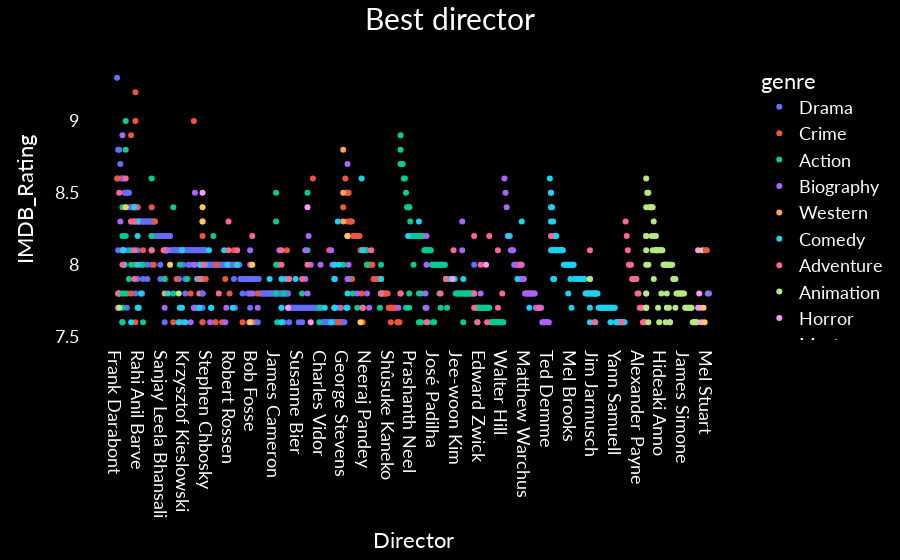

Notebook source saved alongside this figure:
### Code cell
fig=px.scatter(imdb,x='Director',y='IMDB_Rating',hover_data=['Series_Title'],color='genre')
fig.update_layout(font=dict(family='Lato',size=18,color='white'),
                      title=dict(text='Best director',font=dict(size=30),x=.5),
                                paper_bgcolor='black',plot_bgcolor='black',xaxis=dict(title='Director',showgrid=False),
                                yaxis=dict(title='IMDB_Rating',showgrid=False))

### Figure 1 — Plotly figure (JSON) as saved in the notebook; plotly's stock layout.template omitted (floating-point values rounded to 4 significant figures; data arrays with more than 128 entries replaced by an {"elided": "..."} marker saying what was removed)
{"data": [{"customdata": {"elided": "289x1 str values"}, "hovertemplate": "genre=Drama<br>Director=%{x}<br>IMDB_Rating=%{y}<br>Series_Title=%{customdata[0]}<extra></extra>", "legendgroup": "Drama", "marker": {"color": "#636efa", "symbol": "circle"}, "mode": "markers", "name": "Drama", "orientation": "v", "showlegend": true, "type": "scatter", "x": {"elided": "289 str values"}, "xaxis": "x", "y": {"elided": "289 float values"}, "yaxis": "y"}, {"customdata": [["The Godfather"], ["The Godfather: Part II"], ["12 Angry Men"], ["Pulp Fiction"], ["Cidade de Deus"], ["The Green Mile"], ["Se7en"], ["The Silence of the Lambs"], ["Joker"], ["The Departed"], ["The Usual Suspects"], ["Once Upon a Time in America"], ["Tengoku to jigoku"], ["Witness for the Prosecution"], ["Andhadhun"], ["Drishyam"], ["Reservoir Dogs"], ["Scarface"], ["Taxi Driver"], ["A Clockwork Orange"], ["Double Indemnity"], ["M - Eine Stadt sucht einen Mörder"], ["Talvar"], ["Drishyam"], ["L.A. Confidential"], ["Eskiya"], ["Heat"], ["Casino"], ["To Kill a Mockingbird"], ["Du rififi chez les hommes"], ["Dial M for Murder"], ["Rashômon"], ["Contratiempo"], ["Prisoners"], ["No Country for Old Men"], ["Salinui chueok"], ["Fargo"], ["La haine"], ["Le samouraï"], ["Cool Hand Luke"], ["Les quatre cents coups"], ["On the Waterfront"], ["Special Chabbis"], ["Bin-jip"], ["Sin City"], ["Dogville"], ["Dancer in the Dark"], ["Bound by Honor"], ["Anatomy of a Murder"], ["Touch of Evil"], ["The Killing"], ["The Night of the Hunter"], ["Les diaboliques"], ["Rope"], ["Out of the Past"], ["Manbiki kazoku"], ["Nightcrawler"], ["Bir Zamanlar Anadolu'da"], ["Un prophète"], ["Låt den rätte komma in"], ["Mystic River"], ["Nueve reinas"], ["Once Were Warriors"], ["True Romance"], ["Carlito's Way"], ["The Untouchables"], ["In the Heat of the Night"], ["Strangers on a Train"], ["The Big Sleep"], ["The Hateful Eight"], ["La migliore offerta"], ["The Girl with the Dragon Tattoo"], ["Madeo"], ["Män som hatar kvinnor"], ["Drive"], ["Lilja 4-ever"], ["Hana-bi"], ["A Bronx Tale"], ["Boyz n the Hood"], ["Mississippi Burning"], ["The Day of the Jackal"], ["À bout de souffle"], ["Wind River"], ["Death Note: Desu nôto"], ["This Is England"], ["Zodiac"], ["Crash"], ["Road to Perdition"], ["Ocean's Eleven"], ["Training Day"], ["Primal Fear"], ["Glengarry Glen Ross"], ["Miller's Crossing"], ["Der Name der Rose"], ["Victoria"], ["Leviafan"], ["Inside Man"], ["Gone Baby Gone"], ["Dead Man's Shoes"], ["21 Grams"], ["Boksuneun naui geot"], ["Lola rennt"], ["Funny Games"], ["Sleepers"], ["The Godfather: Part III"], ["Blood Simple"], ["The 39 Steps"]], "hovertemplate": "genre=Crime<br>Director=%{x}<br>IMDB_Rating=%{y}<br>Series_Title=%{customdata[0]}<extra></extra>", "legendgroup": "Crime", "marker": {"color": "#EF553B", "symbol": "circle"}, "mode": "markers", "name": "Crime", "orientation": "v", "showlegend": true, "type": "scatter", "x": ["Francis Ford Coppola", "Francis Ford Coppola", "Sidney Lumet", "Quentin Tarantino", "Fernando Meirelles", "Frank Darabont", "David Fincher", "Jonathan Demme", "Todd Phillips", "Martin Scorsese", "Bryan Singer", "Sergio Leone", "Akira Kurosawa", "Billy Wilder", "Sriram Raghavan", "Jeethu Joseph", "Quentin Tarantino", "Brian De Palma", "Martin Scorsese", "Stanley Kubrick", "Billy Wilder", "Fritz Lang", "Meghna Gulzar", "Nishikant Kamat", "Curtis Hanson", "Yavuz Turgul", "Michael Mann", "Martin Scorsese", "Robert Mulligan", "Jules Dassin", "Alfred Hitchcock", "Akira Kurosawa", "Oriol Paulo", "Denis Villeneuve", "Ethan Coen", "Bong Joon Ho", "Joel Coen", "Mathieu Kassovitz", "Jean-Pierre Melville", "Stuart Rosenberg", "François Truffaut", "Elia Kazan", "Neeraj Pandey", "Ki-duk Kim", "Frank Miller", "Lars von Trier", "Lars von Trier", "Taylor Hackford", "Otto Preminger", "Orson Welles", "Stanley Kubrick", "Charles Laughton", "Henri-Georges Clouzot", "Alfred Hitchcock", "Jacques Tourneur", "Hirokazu Koreeda", "Dan Gilroy", "Nuri Bilge Ceylan", "Jacques Audiard", "Tomas Alfredson", "Clint Eastwood", "Fabián Bielinsky", "Lee Tamahori", "Tony Scott", "Brian De Palma", "Brian De Palma", "Norman Jewison", "Alfred Hitchcock", "Howard Hawks", "Quentin Tarantino", "Giuseppe Tornatore", "David Fincher", "Bong Joon Ho", "Niels Arden Oplev", "Nicolas Winding Refn", "Lukas Moodysson", "Takeshi Kitano", "Robert De Niro", "John Singleton", "Alan Parker", "Fred Zinnemann", "Jean-Luc Godard", "Taylor Sheridan", "Shûsuke Kaneko", "Shane Meadows", "David Fincher", "Paul Haggis", "Sam Mendes", "Steven Soderbergh", "Antoine Fuqua", "Gregory Hoblit", "James Foley", "Joel Coen", "Jean-Jacques Annaud", "Sebastian Schipper", "Andrey Zvyagintsev", "Spike Lee", "Ben Affleck", "Shane Meadows", "Alejandro G. Iñárritu", "Chan-wook Park", "Tom Tykwer", "Michael Haneke", "Barry Levinson", "Francis Ford Coppola", "Joel Coen", "Alfred Hitchcock"], "xaxis": "x", "y": [9.2, 9, 9, 8.9, 8.6, 8.6, 8.6, 8.6, 8.5, 8.5, 8.5, 8.4, 8.4, 8.4, 8.3, 8.3, 8.3, 8.3, 8.3, 8.3, 8.3, 8.3, 8.2, 8.2, 8.2, 8.2, 8.2, 8.2, 8.2, 8.2, 8.2, 8.2, 8.1, 8.1, 8.1, 8.1, 8.1, 8.1, 8.1, 8.1, 8.1, 8.1, 8, 8, 8, 8, 8, 8, 8, 8, 8, 8, 8, 8, 8, 7.9, 7.9, 7.9, 7.9, 7.9, 7.9, 7.9, 7.9, 7.9, 7.9, 7.9, 7.9, 7.9, 7.9, 7.8, 7.8, 7.8, 7.8, 7.8, 7.8, 7.8, 7.8, 7.8, 7.8, 7.8, 7.8, 7.8, 7.7, 7.7, 7.7, 7.7, 7.7, 7.7, 7.7, 7.7, 7.7, 7.7, 7.7, 7.7, 7.6, 7.6, 7.6, 7.6, 7.6, 7.6, 7.6, 7.6, 7.6, 7.6, 7.6, 7.6, 7.6], "yaxis": "y"}, {"customdata": {"elided": "172x1 str values"}, "hovertemplate": "genre=Action<br>Director=%{x}<br>IMDB_Rating=%{y}<br>Series_Title=%{customdata[0]}<extra></extra>", "legendgroup": "Action", "marker": {"color": "#00cc96", "symbol": "circle"}, "mode": "markers", "name": "Action", "orientation": "v", "showlegend": true, "type": "scatter", "x": {"elided": "172 str values"}, "xaxis": "x", "y": {"elided": "172 float values"}, "yaxis": "y"}, {"customdata": [["Schindler's List"], ["Goodfellas"], ["Hamilton"], ["The Intouchables"], ["The Pianist"], ["Ayla: The Daughter of War"], ["Braveheart"], ["Amadeus"], ["Green Book"], ["Bhaag Milkha Bhaag"], ["The Wolf of Wall Street"], ["Der Untergang"], ["A Beautiful Mind"], ["Raging Bull"], ["The Message"], ["Hacksaw Ridge"], ["12 Years a Slave"], ["Spotlight"], ["Hachi: A Dog's Tale"], ["Hotel Rwanda"], ["Catch Me If You Can"], ["In the Name of the Father"], ["The Elephant Man"], ["Zerkalo"], ["Andrei Rublev"], ["Inherit the Wind"], ["La passion de Jeanne d'Arc"], ["Lion"], ["The Imitation Game"], ["Bohemian Rhapsody"], ["The King's Speech"], ["Dallas Buyers Club"], ["The Pursuit of Happyness"], ["Le scaphandre et le papillon"], ["Mar adentro"], ["Cinderella Man"], ["The Straight Story"], ["Gandhi"], ["Dog Day Afternoon"], ["Papillon"], ["Butch Cassidy and the Sundance Kid"], ["The Sound of Music"], ["The Irishman"], ["My Left Foot: The Story of Christy Brown"], ["All the President's Men"], ["Patton"], ["The Lion in Winter"], ["Hidden Figures"], ["M.S. Dhoni: The Untold Story"], ["Pride"], ["The Big Short"], ["Straight Outta Compton"], ["The Fighter"], ["American Gangster"], ["The World's Fastest Indian"], ["Walk the Line"], ["Remember the Titans"], ["The Insider"], ["October Sky"], ["Ed Wood"], ["Awakenings"], ["Glory"], ["The Killing Fields"], ["The Theory of Everything"], ["The Social Network"], ["Argo"], ["Frost/Nixon"], ["Changeling"], ["The Last King of Scotland"], ["Control"], ["Ray"], ["Donnie Brasco"], ["Shine"], ["Il postino"], ["Malcolm X"], ["The Last Emperor"], ["Serpico"], ["A Man for All Seasons"], ["Dark Waters"], ["Just Mercy"], ["Philomena"], ["Moneyball"], ["The Blind Side"], ["La Vie En Rose"], ["Finding Neverland"], ["Blow"], ["The Hurricane"], ["Midnight Express"]], "hovertemplate": "genre=Biography<br>Director=%{x}<br>IMDB_Rating=%{y}<br>Series_Title=%{customdata[0]}<extra></extra>", "legendgroup": "Biography", "marker": {"color": "#ab63fa", "symbol": "circle"}, "mode": "markers", "name": "Biography", "orientation": "v", "showlegend": true, "type": "scatter", "x": ["Steven Spielberg", "Martin Scorsese", "Thomas Kail", "Olivier Nakache", "Roman Polanski", "Can Ulkay", "Mel Gibson", "Milos Forman", "Peter Farrelly", "Rakeysh Omprakash Mehra", "Martin Scorsese", "Oliver Hirschbiegel", "Ron Howard", "Martin Scorsese", "Moustapha Akkad", "Mel Gibson", "Steve McQueen", "Tom McCarthy", "Lasse Hallström", "Terry George", "Steven Spielberg", "Jim Sheridan", "David Lynch", "Andrei Tarkovsky", "Andrei Tarkovsky", "Stanley Kramer", "Carl Theodor Dreyer", "Garth Davis", "Morten Tyldum", "Bryan Singer", "Tom Hooper", "Jean-Marc Vallée", "Gabriele Muccino", "Julian Schnabel", "Alejandro Amenábar", "Ron Howard", "David Lynch", "Richard Attenborough", "Sidney Lumet", "Franklin J. Schaffner", "George Roy Hill", "Robert Wise", "Martin Scorsese", "Jim Sheridan", "Alan J. Pakula", "Franklin J. Schaffner", "Anthony Harvey", "Theodore Melfi", "Neeraj Pandey", "Matthew Warchus", "Adam McKay", "F. Gary Gray", "David O. Russell", "Ridley Scott", "Roger Donaldson", "James Mangold", "Boaz Yakin", "Michael Mann", "Joe Johnston", "Tim Burton", "Penny Marshall", "Edward Zwick", "Roland Joffé", "James Marsh", "David Fincher", "Ben Affleck", "Ron Howard", "Clint Eastwood", "Kevin Macdonald", "Anton Corbijn", "Taylor Hackford", "Mike Newell", "Scott Hicks", "Michael Radford", "Spike Lee", "Bernardo Bertolucci", "Sidney Lumet", "Fred Zinnemann", "Todd Haynes", "Destin Daniel Cretton", "Stephen Frears", "Bennett Miller", "John Lee Hancock", "Olivier Dahan", "Marc Forster", "Ted Demme", "Norman Jewison", "Alan Parker"], "xaxis": "x", "y": [8.9, 8.7, 8.6, 8.5, 8.5, 8.4, 8.3, 8.3, 8.2, 8.2, 8.2, 8.2, 8.2, 8.2, 8.2, 8.1, 8.1, 8.1, 8.1, 8.1, 8.1, 8.1, 8.1, 8.1, 8.1, 8.1, 8.1, 8, 8, 8, 8, 8, 8, 8, 8, 8, 8, 8, 8, 8, 8, 8, 7.9, 7.9, 7.9, 7.9, 7.9, 7.8, 7.8, 7.8, 7.8, 7.8, 7.8, 7.8, 7.8, 7.8, 7.8, 7.8, 7.8, 7.8, 7.8, 7.8, 7.8, 7.7, 7.7, 7.7, 7.7, 7.7, 7.7, 7.7, 7.7, 7.7, 7.7, 7.7, 7.7, 7.7, 7.7, 7.7, 7.6, 7.6, 7.6, 7.6, 7.6, 7.6, 7.6, 7.6, 7.6, 7.6], "yaxis": "y"}, {"customdata": [["Il buono, il brutto, il cattivo"], ["Once Upon a Time in the West"], ["Per qualche dollaro in più"], ["The Outlaw Josey Wales"]], "hovertemplate": "genre=Western<br>Director=%{x}<br>IMDB_Rating=%{y}<br>Series_Title=%{customdata[0]}<extra></extra>", "legendgroup": "Western", "marker": {"color": "#FFA15A", "symbol": "circle"}, "mode": "markers", "name": "Western", "orientation": "v", "showlegend": true, "type": "scatter", "x": ["Sergio Leone", "Sergio Leone", "Sergio Leone", "Clint Eastwood"], "xaxis": "x", "y": [8.8, 8.5, 8.3, 7.8], "yaxis": "y"}, {"customdata": {"elided": "155x1 str values"}, "hovertemplate": "genre=Comedy<br>Director=%{x}<br>IMDB_Rating=%{y}<br>Series_Title=%{customdata[0]}<extra></extra>", "legendgroup": "Comedy", "marker": {"color": "#19d3f3", "symbol": "circle"}, "mode": "markers", "name": "Comedy", "orientation": "v", "showlegend": true, "type": "scatter", "x": {"elided": "155 str values"}, "xaxis": "x", "y": {"elided": "155 float values"}, "yaxis": "y"}, {"customdata": [["Interstellar"], ["Back to the Future"], ["Inglourious Basterds"], ["Das Boot"], ["2001: A Space Odyssey"], ["Lawrence of Arabia"], ["North by Northwest"], ["Queen"], ["Monty Python and the Holy Grail"], ["The Great Escape"], ["The Treasure of the Sierra Madre"], ["The Gold Rush"], ["The Grand Budapest Hotel"], ["Harry Potter and the Deathly Hallows: Part 2"], ["Into the Wild"], ["Lagaan: Once Upon a Time in India"], ["Stand by Me"], ["Fitzcarraldo"], ["Barry Lyndon"], ["Ben-Hur"], ["Kakushi-toride no san-akunin"], ["The Bridge on the River Kwai"], ["Le salaire de la peur"], ["Togo"], ["The Martian"], ["Blood Diamond"], ["G.O.R.A."], ["Big Fish"], ["Dances with Wolves"], ["The Princess Bride"], ["Jaws"], ["Planet of the Apes"], ["The Wizard of Oz"], ["Hunt for the Wilderpeople"], ["The Fall"], ["Life of Pi"], ["Harry Potter and the Prisoner of Azkaban"], ["Children of Men"], ["Almost Famous"], ["La montaña sagrada"], ["Spartacus"], ["The Ten Commandments"], ["The Searchers"], ["King Kong"], ["Paddington 2"], ["Captain Phillips"], ["The Hobbit: The Desolation of Smaug"], ["The Hobbit: An Unexpected Journey"], ["Diarios de motocicleta"], ["Cast Away"], ["Back to the Future Part II"], ["The Goonies"], ["The Right Stuff"], ["The Man Who Would Be King"], ["To Have and Have Not"], ["Stagecoach"], ["Nebraska"], ["Harry Potter and the Deathly Hallows: Part 1"], ["Harry Potter and the Goblet of Fire"], ["O Brother, Where Art Thou?"], ["Interstate 60: Episodes of the Road"], ["Deliverance"], ["The African Queen"], ["The Peanut Butter Falcon"], ["Zombieland"], ["Stardust"], ["Harry Potter and the Sorcerer's Stone"], ["Fear and Loathing in Las Vegas"], ["Dead Man"], ["Apollo 13"], ["The Muppet Movie"], ["Kelly's Heroes"]], "hovertemplate": "genre=Adventure<br>Director=%{x}<br>IMDB_Rating=%{y}<br>Series_Title=%{customdata[0]}<extra></extra>", "legendgroup": "Adventure", "marker": {"color": "#FF6692", "symbol": "circle"}, "mode": "markers", "name": "Adventure", "orientation": "v", "showlegend": true, "type": "scatter", "x": ["Christopher Nolan", "Robert Zemeckis", "Quentin Tarantino", "Wolfgang Petersen", "Stanley Kubrick", "David Lean", "Alfred Hitchcock", "Vikas Bahl", "Terry Gilliam", "John Sturges", "John Huston", "Charles Chaplin", "Wes Anderson", "David Yates", "Sean Penn", "Ashutosh Gowariker", "Rob Reiner", "Werner Herzog", "Stanley Kubrick", "William Wyler", "Akira Kurosawa", "David Lean", "Henri-Georges Clouzot", "Ericson Core", "Ridley Scott", "Edward Zwick", "Ömer Faruk Sorak", "Tim Burton", "Kevin Costner", "Rob Reiner", "Steven Spielberg", "Franklin J. Schaffner", "Victor Fleming", "Taika Waititi", "Tarsem Singh", "Ang Lee", "Alfonso Cuarón", "Alfonso Cuarón", "Cameron Crowe", "Alejandro Jodorowsky", "Stanley Kubrick", "Cecil B. DeMille", "John Ford", "Merian C. Cooper", "Paul King", "Paul Greengrass", "Peter Jackson", "Peter Jackson", "Walter Salles", "Robert Zemeckis", "Robert Zemeckis", "Richard Donner", "Philip Kaufman", "John Huston", "Howard Hawks", "John Ford", "Alexander Payne", "David Yates", "Mike Newell", "Joel Coen", "Bob Gale", "John Boorman", "John Huston", "Tyler Nilson", "Ruben Fleischer", "Matthew Vaughn", "Chris Columbus", "Terry Gilliam", "Jim Jarmusch", "Ron Howard", "James Frawley", "Brian G. Hutton"], "xaxis": "x", "y": [8.6, 8.5, 8.3, 8.3, 8.3, 8.3, 8.3, 8.2, 8.2, 8.2, 8.2, 8.2, 8.1, 8.1, 8.1, 8.1, 8.1, 8.1, 8.1, 8.1, 8.1, 8.1, 8.1, 8, 8, 8, 8, 8, 8, 8, 8, 8, 8, 7.9, 7.9, 7.9, 7.9, 7.9, 7.9, 7.9, 7.9, 7.9, 7.9, 7.9, 7.8, 7.8, 7.8, 7.8, 7.8, 7.8, 7.8, 7.8, 7.8, 7.8, 7.8, 7.8, 7.7, 7.7, 7.7, 7.7, 7.7, 7.7, 7.7, 7.6, 7.6, 7.6, 7.6, 7.6, 7.6, 7.6, 7.6, 7.6], "yaxis": "y"}, {"customdata": [["Sen to Chihiro no kamikakushi"], ["The Lion King"], ["Hotaru no haka"], ["Kimi no na wa."], ["Spider-Man: Into the Spider-Verse"], ["Coco"], ["WALL·E"], ["Mononoke-hime"], ["Toy Story"], ["Klaus"], ["Up"], ["Toy Story 3"], ["Hauru no ugoku shiro"], ["Tonari no Totoro"], ["Koe no katachi"], ["Soul"], ["Ôkami kodomo no Ame to Yuki"], ["Inside Out"], ["Song of the Sea"], ["Mary and Max"], ["How to Train Your Dragon"], ["Finding Nemo"], ["Monsters, Inc."], ["Shin seiki Evangelion Gekijô-ban: Air/Magokoro wo, kimi ni"], ["Kaze no tani no Naushika"], ["Zootopia"], ["Kaguyahime no monogatari"], ["Persepolis"], ["Ratatouille"], ["The Incredibles"], ["Pâfekuto burû"], ["The Iron Giant"], ["Kôkaku Kidôtai"], ["The Nightmare Before Christmas"], ["Aladdin"], ["Beauty and the Beast"], ["Akira"], ["Tenkû no shiro Rapyuta"], ["Isle of Dogs"], ["Fantastic Mr. Fox"], ["Cowboy Bebop: Tengoku no tobira"], ["Toy Story 2"], ["Mimi wo sumaseba"], ["Jûbê ninpûchô"], ["Kubo and the Two Strings"], ["Loving Vincent"], ["Big Hero 6"], ["Kaze tachinu"], ["Toy Story 4"], ["How to Train Your Dragon 2"], ["Tôkyô goddofâzâzu"], ["Les triplettes de Belleville"], ["Waking Life"], ["Shrek"], ["Batman: Mask of the Phantasm"], ["Majo no takkyûbin"], ["La planète sauvage"], ["Omoide no Mânî"], ["Wreck-It Ralph"], ["Le Petit Prince"], ["The Lego Movie"], ["Gake no ue no Ponyo"], ["Papurika"], ["Toki o kakeru shôjo"], ["Tangled"], ["Coraline"], ["Vampire Hunter D: Bloodlust"], ["South Park: Bigger, Longer & Uncut"], ["Kurenai no buta"], ["Who Framed Roger Rabbit"], ["Rupan sansei: Kariosutoro no shiro"], ["Fantasia"], ["Incredibles 2"], ["Moana"], ["Kari-gurashi no Arietti"], ["Despicable Me"], ["The Secret of Kells"], ["Mulan"], ["Omohide poro poro"], ["The Little Mermaid"], ["Watership Down"], ["The Jungle Book"]], "hovertemplate": "genre=Animation<br>Director=%{x}<br>IMDB_Rating=%{y}<br>Series_Title=%{customdata[0]}<extra></extra>", "legendgroup": "Animation", "marker": {"color": "#B6E880", "symbol": "circle"}, "mode": "markers", "name": "Animation", "orientation": "v", "showlegend": true, "type": "scatter", "x": ["Hayao Miyazaki", "Roger Allers", "Isao Takahata", "Makoto Shinkai", "Bob Persichetti", "Lee Unkrich", "Andrew Stanton", "Hayao Miyazaki", "John Lasseter", "Sergio Pablos", "Pete Docter", "Lee Unkrich", "Hayao Miyazaki", "Hayao Miyazaki", "Naoko Yamada", "Pete Docter", "Mamoru Hosoda", "Pete Docter", "Tomm Moore", "Adam Elliot", "Dean DeBlois", "Andrew Stanton", "Pete Docter", "Hideaki Anno", "Hayao Miyazaki", "Byron Howard", "Isao Takahata", "Vincent Paronnaud", "Brad Bird", "Brad Bird", "Satoshi Kon", "Brad Bird", "Mamoru Oshii", "Henry Selick", "Ron Clements", "Gary Trousdale", "Katsuhiro Ôtomo", "Hayao Miyazaki", "Wes Anderson", "Wes Anderson", "Shin'ichirô Watanabe", "John Lasseter", "Yoshifumi Kondô", "Yoshiaki Kawajiri", "Travis Knight", "Dorota Kobiela", "Don Hall", "Hayao Miyazaki", "Josh Cooley", "Dean DeBlois", "Satoshi Kon", "Sylvain Chomet", "Richard Linklater", "Andrew Adamson", "Kevin Altieri", "Hayao Miyazaki", "René Laloux", "James Simone", "Rich Moore", "Mark Osborne", "Christopher Miller", "Hayao Miyazaki", "Satoshi Kon", "Mamoru Hosoda", "Nathan Greno", "Henry Selick", "Yoshiaki Kawajiri", "Trey Parker", "Hayao Miyazaki", "Robert Zemeckis", "Hayao Miyazaki", "James Algar", "Brad Bird", "Ron Clements", "Hiromasa Yonebayashi", "Pierre Coffin", "Tomm Moore", "Tony Bancroft", "Isao Takahata", "Ron Clements", "Martin Rosen", "Wolfgang Reitherman"], "xaxis": "x", "y": [8.6, 8.5, 8.5, 8.4, 8.4, 8.4, 8.4, 8.4, 8.3, 8.2, 8.2, 8.2, 8.2, 8.2, 8.1, 8.1, 8.1, 8.1, 8.1, 8.1, 8.1, 8.1, 8.1, 8.1, 8.1, 8, 8, 8, 8, 8, 8, 8, 8, 8, 8, 8, 8, 8, 7.9, 7.9, 7.9, 7.9, 7.9, 7.9, 7.8, 7.8, 7.8, 7.8, 7.8, 7.8, 7.8, 7.8, 7.8, 7.8, 7.8, 7.8, 7.8, 7.7, 7.7, 7.7, 7.7, 7.7, 7.7, 7.7, 7.7, 7.7, 7.7, 7.7, 7.7, 7.7, 7.7, 7.7, 7.6, 7.6, 7.6, 7.6, 7.6, 7.6, 7.6, 7.6, 7.6, 7.6], "yaxis": "y"}, {"customdata": [["Psycho"], ["Alien"], ["The Thing"], ["The Exorcist"], ["Night of the Living Dead"], ["The Innocents"], ["Get Out"], ["Halloween"], ["The Invisible Man"], ["Saw"], ["The Others"]], "hovertemplate": "genre=Horror<br>Director=%{x}<br>IMDB_Rating=%{y}<br>Series_Title=%{customdata[0]}<extra></extra>", "legendgroup": "Horror", "marker": {"color": "#FF97FF", "symbol": "circle"}, "mode": "markers", "name": "Horror", "orientation": "v", "showlegend": true, "type": "scatter", "x": ["Alfred Hitchcock", "Ridley Scott", "John Carpenter", "William Friedkin", "George A. Romero", "Jack Clayton", "Jordan Peele", "John Carpenter", "James Whale", "James Wan", "Alejandro Amenábar"], "xaxis": "x", "y": [8.5, 8.4, 8.1, 8, 7.9, 7.8, 7.7, 7.7, 7.7, 7.6, 7.6], "yaxis": "y"}, {"customdata": [["Memento"], ["Rear Window"], ["Vertigo"], ["Shutter Island"], ["Kahaani"], ["Twelve Monkeys"], ["Sleuth"], ["The Lady Vanishes"], ["Spoorloos"], ["El cuerpo"], ["Dark City"], ["Lost Highway"]], "hovertemplate": "genre=Mystery<br>Director=%{x}<br>IMDB_Rating=%{y}<br>Series_Title=%{customdata[0]}<extra></extra>", "legendgroup": "Mystery", "marker": {"color": "#FECB52", "symbol": "circle"}, "mode": "markers", "name": "Mystery", "orientation": "v", "showlegend": true, "type": "scatter", "x": ["Christopher Nolan", "Alfred Hitchcock", "Alfred Hitchcock", "Martin Scorsese", "Sujoy Ghosh", "Terry Gilliam", "Joseph L. Mankiewicz", "Alfred Hitchcock", "George Sluizer", "Oriol Paulo", "Alex Proyas", "David Lynch"], "xaxis": "x", "y": [8.4, 8.4, 8.3, 8.2, 8.1, 8, 8, 7.8, 7.7, 7.6, 7.6, 7.6], "yaxis": "y"}, {"customdata": [["The Third Man"], ["The Maltese Falcon"], ["Shadow of a Doubt"]], "hovertemplate": "genre=Film-Noir<br>Director=%{x}<br>IMDB_Rating=%{y}<br>Series_Title=%{customdata[0]}<extra></extra>", "legendgroup": "Film-Noir", "marker": {"color": "#636efa", "symbol": "circle"}, "mode": "markers", "name": "Film-Noir", "orientation": "v", "showlegend": true, "type": "scatter", "x": ["Carol Reed", "John Huston", "Alfred Hitchcock"], "xaxis": "x", "y": [8.1, 8, 7.8], "yaxis": "y"}, {"customdata": [["Das Cabinet des Dr. Caligari"], ["Nosferatu"]], "hovertemplate": "genre=Fantasy<br>Director=%{x}<br>IMDB_Rating=%{y}<br>Series_Title=%{customdata[0]}<extra></extra>", "legendgroup": "Fantasy", "marker": {"color": "#EF553B", "symbol": "circle"}, "mode": "markers", "name": "Fantasy", "orientation": "v", "showlegend": true, "type": "scatter", "x": ["Robert Wiene", "F.W. Murnau"], "xaxis": "x", "y": [8.1, 7.9], "yaxis": "y"}, {"customdata": [["E.T. the Extra-Terrestrial"], ["Willy Wonka & the Chocolate Factory"]], "hovertemplate": "genre=Family<br>Director=%{x}<br>IMDB_Rating=%{y}<br>Series_Title=%{customdata[0]}<extra></extra>", "legendgroup": "Family", "marker": {"color": "#00cc96", "symbol": "circle"}, "mode": "markers", "name": "Family", "orientation": "v", "showlegend": true, "type": "scatter", "x": ["Steven Spielberg", "Mel Stuart"], "xaxis": "x", "y": [7.8, 7.8], "yaxis": "y"}, {"customdata": [["Wait Until Dark"]], "hovertemplate": "genre=Thriller<br>Director=%{x}<br>IMDB_Rating=%{y}<br>Series_Title=%{customdata[0]}<extra></extra>", "legendgroup": "Thriller", "marker": {"color": "#ab63fa", "symbol": "circle"}, "mode": "markers", "name": "Thriller", "orientation": "v", "showlegend": true, "type": "scatter", "x": ["Terence Young"], "xaxis": "x", "y": [7.8], "yaxis": "y"}], "layout": {"font": {"color": "white", "family": "Lato", "size": 18}, "legend": {"title": {"text": "genre"}, "tracegroupgap": 0}, "margin": {"t": 60}, "paper_bgcolor": "black", "plot_bgcolor": "black", "title": {"font": {"size": 30}, "text": "Best director", "x": 0.5}, "xaxis": {"anchor": "y", "domain": [0, 1], "showgrid": false, "title": {"text": "Director"}}, "yaxis": {"anchor": "x", "domain": [0, 1], "showgrid": false, "title": {"text": "IMDB_Rating"}}}}
